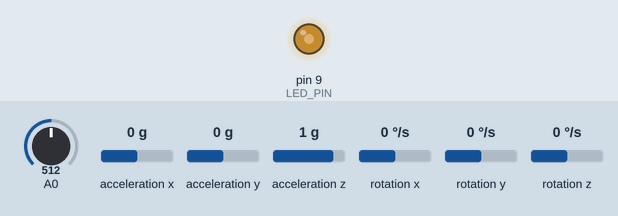
The sketch below on a simulated Arduino Uno, built for the host (arithmetic inside an expression is 32-bit, double 64-bit). On the bench: output pins drawn as LEDs (lit = HIGH). The test bench sets the inputs (shaded band); at power-on: A0 = 512, acceleration x 0 g, acceleration y 0 g, acceleration z 1 g, rotation x 0 °/s, rotation y 0 °/s, rotation z 0 °/s. What the sketch prints to the serial monitor is not drawn.

Above: at 0.2 s.
Timing chart, 0 to 1.7 s (numbered marks = the images above):
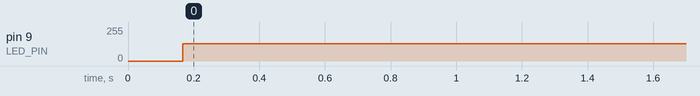

The sketch:

Firmware250.ino
```cpp
// (licence header left out)
// Software serial port for the Bluetooth communications
#include <SoftwareSerial.h>
SoftwareSerial BTSerial(10, 11); // RX | TX

// I2Cdev and MPU6050 must be installed as libraries, or else the .cpp/.h files
// for both classes must be in the include path of your project
#include "I2Cdev.h"
#include "MPU6050.h"


MPU6050 mpu;

// Arduino Wire library is required if I2Cdev I2CDEV_ARDUINO_WIRE implementation
// is used in I2Cdev.h
#if I2CDEV_IMPLEMENTATION == I2CDEV_ARDUINO_WIRE
    #include "Wire.h"
#endif

// class default I2C address is 0x68
// specific I2C addresses may be passed as a parameter here
// AD0 low = 0x68 (default for InvenSense evaluation board)
// AD0 high = 0x69
MPU6050 accelgyro;

// uncomment "OUTPUT_READABLE_ACCELGYRO" if you want to see a tab-separated
// list of the accel X/Y/Z and then gyro X/Y/Z values in decimal. Easy to read,
// not so easy to parse, and slow(er) over UART.
//#define OUTPUT_READABLE_ACCELGYRO

// uncomment "OUTPUT_BINARY_ACCELGYRO" to send all 6 axes of data as 16-bit
// binary, one right after the other. This is very fast (as fast as possible
// without compression or data loss), and easy to parse, but impossible to read
// for a human.
#define OUTPUT_BINARY_ACCELGYRO


#define LED_PIN 9

// Globals
byte btTemp = 0;
int16_t iX_Accel;
int16_t iY_Accel;
int16_t iZ_Accel;
int16_t iX_Gyro;
int16_t iY_Gyro;
int16_t iZ_Gyro;
int16_t iADC;
unsigned int iuTemp;

// Setup, runs once
void setup()
{
    // join I2C bus (I2Cdev library doesn't do this automatically)
    #if I2CDEV_IMPLEMENTATION == I2CDEV_ARDUINO_WIRE
        Wire.begin();
    #elif I2CDEV_IMPLEMENTATION == I2CDEV_BUILTIN_FASTWIRE
        Fastwire::setup(400, true);
    #endif

    // Initialize bluetooth
    BTSerial.begin(115200);
    delay(50);

    // initialize serial communication
    // (57600 chosen because it works as well at 8MHz as it does at 16MHz, but
    // it's really up to you depending on your project)
    Serial.begin(115200);
    delay(50);

    // initialize device
    Serial.println("Initializing I2C devices...");
    accelgyro.initialize();

    // verify connection
    Serial.println("Testing device connections...");
    Serial.println(accelgyro.testConnection() ? "MPU6050 connection successful" : "MPU6050 connection failed");

    // Reference: http://playground.arduino.cc/Main/MPU-6050
    // Configure the gyro and accel for a full scale range of 2 g's and
    // a bandwidth of 98 hertz, less than half of our sampling frequency.
    accelgyro.setDLPFMode(MPU6050_DLPF_BW_98);
    accelgyro.setFullScaleAccelRange(MPU6050_ACCEL_FS_2);

    Serial.flush();

    // configure Arduino LED for
    pinMode(LED_PIN, OUTPUT);

    // configure the ADC input pin
    pinMode(A0, INPUT);

    // Set timer0 interrupt.
    TCCR0A = 0;   // Set entire TCCR0A register to 0
    TCCR0B = 0;   // Same for TCCR0B

    // See "ISR Frequency Ranges.xlsx" for details
    OCR0A = 249;

    // Turn on the CTC mode
    TCCR0A |= (1 << WGM01);
    // Set CS02, CS01 and CS00 bits for 256 prescaler
    TCCR0B |= (1 << CS02 );
    // Enable the timer compare interrupt
    TIMSK0 |= ( 1 << OCIE0A );

    // enable interrupts
    sei();


}

// Usually do the function, but all of the event
// is handled in the ISR function because
// function are time sensitive.
void loop(void) {
}

// Fire the loop
ISR(TIMER0_COMPA_vect){

  // The IC2 requires interrupts to be enabled so I've done that here. There is risk,
  // if the sampling frequency is high one interrupt can be called before another is
  // complete and you get a race condition. I need precise timing for the signal
  // processing in the remote device so I took the risk.
  sei();

  // Get the value from the MPU-6050 accelerometer and gyro
  iADC = analogRead(A0);
  mpu.getMotion6(&iX_Accel, &iY_Accel, &iZ_Accel, &iX_Gyro, &iY_Gyro, &iZ_Gyro);
//  Serial.println("Got new readings");

  // X_Accel, address 0x0000
  WriteData (iX_Accel, 0x00);

  // Y_Accel, address 0x0001
  WriteData (iY_Accel, 0x01);

  // Z_Accel, address 0x0002
  WriteData (iZ_Accel, 0x02);

  // X_Gyro or the ADC count, address 0x0003
  //WriteData (iX_Gyro, 0x03);
  WriteData (iADC<<3, 0x03);

  // Watchdog pin
  digitalWrite(LED_PIN, !digitalRead(LED_PIN));

}

// This is a helper function that structures the data and writes it.
void WriteData (int16_t iData, unsigned int iAddr)
{

  iuTemp = (unsigned int)((long)iData+32767);
  iuTemp = (iuTemp >> 3);
  BTSerial.write((byte)iuTemp);
  btTemp = (byte)(iuTemp>>8);
  btTemp |= iAddr << 5;
  BTSerial.write(btTemp);

}
```

Measured:
- by itself, pin 9 (LED_PIN): 0/255 → 128/255 at 0.17 s
